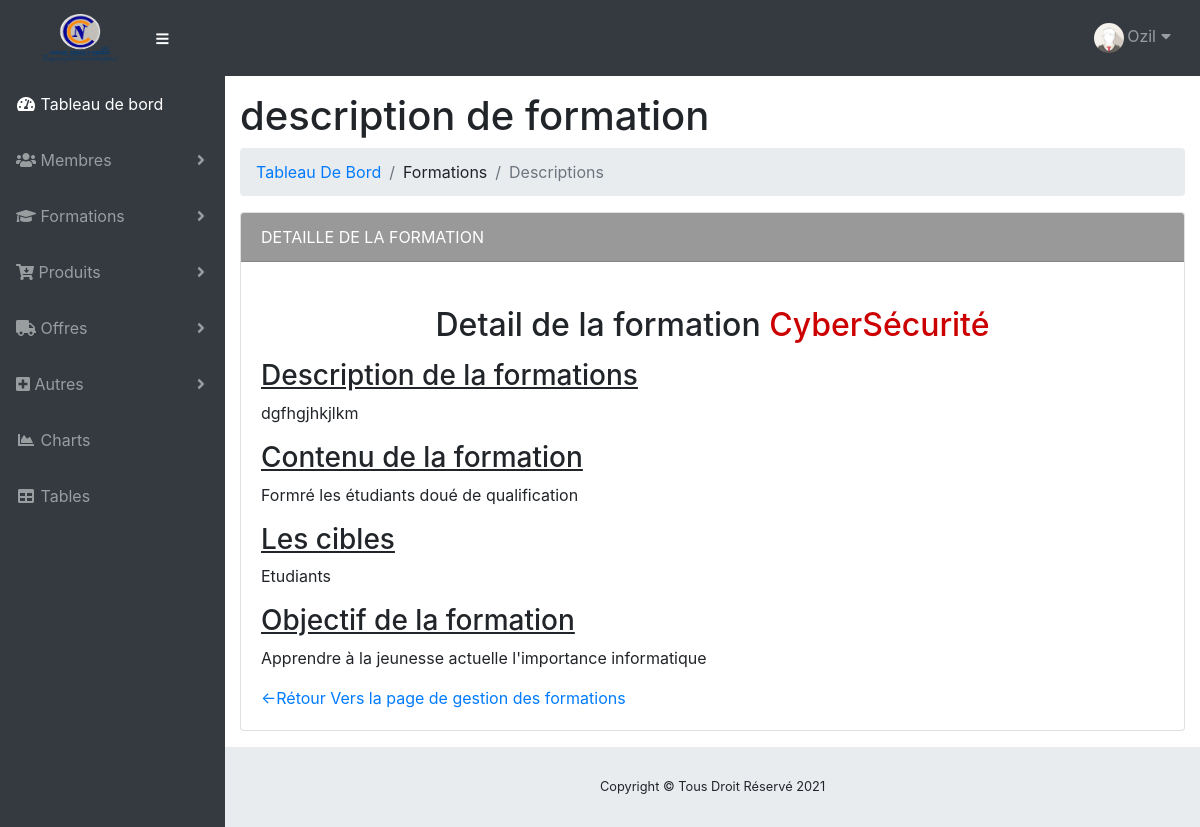
Page /ADMIN/espace_admin.php?identiUser=27&p=description-formation&formation=8 (signed in) on the committed database.
### tables this page shows
CREATE TABLE `membres` (
  `id_mem` int(11) NOT NULL,
  `nom` varchar(255) NOT NULL,
  `prenoms` varchar(255) NOT NULL,
  `pseudo` varchar(255) NOT NULL,
  `mdp` longtext NOT NULL,
  `email` varchar(255) NOT NULL,
  `date_ins` datetime NOT NULL,
  `statut` varchar(255) NOT NULL,
  `apparence` varchar(255) NOT NULL DEFAULT 'dark'
);

CREATE TABLE `formations` (
  `id_formation` int(11) NOT NULL,
  `titre` longtext NOT NULL,
  `contenu` longtext NOT NULL,
  `cible` longtext NOT NULL,
  `duree` varchar(255) NOT NULL,
  `objectif` longtext NOT NULL,
  `debut` varchar(255) NOT NULL,
  `lieu` longtext NOT NULL,
  `tarif` longtext NOT NULL,
  `date_pub` date NOT NULL,
  `date_exp` date NOT NULL,
  `description` longtext NOT NULL,
  `image` longtext NOT NULL,
  `etat` int(250) NOT NULL
);

### ADMIN/pages/formation/description_formation.php (the view)
<h1>description de formation</h1>
<?php
	$db= new PDO('mysql:host=localhost;dbname=db_cephas','root','',array(PDO::ATTR_ERRMODE=>PDO::ERRMODE_EXCEPTION));
	if (isset($_GET['formation']) && !empty($_GET['formation'])) {
		$reqoffre=$db->prepare("SELECT * FROM formations WHERE id_formation=?");
		$reqoffre->execute(array($_GET['formation']));
		$affichage=$reqoffre->fetch();
	}
 ?>
    <ol class="breadcrumb">
        <li class="breadcrumb-item">
           <a href="#">Tableau De Bord</a>
        </li>
        <li class="breadcrumb-item">Formations</li>
           <li class="breadcrumb-item active">Descriptions</li>
    </ol>
    <div class="card mb-3">
        <div class="card-header text-white" style="background: #999;">
              DETAILLE DE LA FORMATION</div><br>
           <div class="card-body">
              <h2 class="text-center" style="margin-bottom: 15px">Detail de la formation <font color="#CC0000"><?= $affichage['titre']; ?></font></h2>
              <h3><u>Description de la formations</u></h3>
              <p><?= $affichage['description']; ?></p>
              <h3><u>Contenu de la formation</u></h3>
              <p><?= $affichage['contenu']; ?></p>
              <h3><u>Les cibles</u></h3>
              <p><?= $affichage['cible']; ?></p>
              <h3><u>Objectif de la formation</u></h3>
              <p><?= $affichage['objectif']; ?></p>
              <a href="<?= $_SERVER['HTTP_REFERER']; ?>"><-Rétour Vers la page de gestion des formations</a>
 			</div>

### ADMIN/template/default.php (shortened to what this page needs)
<?php
    $bd = new PDO('mysql:host=localhost;dbname=db_cephas','root','',array(PDO::ATTR_ERRMODE=>PDO::ERRMODE_EXCEPTION));
    if (isset($_GET['identiUser']) AND $_GET['identiUser']>0){
        $getIdMem=intval($_GET['identiUser']);
         $requser=$bd->prepare("SELECT * FROM membres WHERE id_mem=?");
        $requser->execute(array($getIdMem));
          $userinfo=$requser->fetch();
          if (isset($_SESSION['idUser']) AND  $userinfo['id_mem']==$_SESSION['idUser']) {
  $reqCouleur=$bd->prepare("SELECT * FROM membres WHERE id_mem=?");
  $reqCouleur->execute(array($getIdMem));
  $afficheCouleur=$reqCouleur->fetch();
?>
<!DOCTYPE html>
  <html lang="en">
       <head>
    <link href="public/vendor/bootstrap/css/bootstrap.min.css" rel="stylesheet">
    <link href="public/vendor/fontawesome-free/css/all.min.css" rel="stylesheet" type="text/css">
    <link href="public/vendor/datatables/dataTables.bootstrap4.css" rel="stylesheet">
    <link href="public/css/sb-admin.css" rel="stylesheet">
    <link rel="stylesheet" href="public/css/sb-admin.min.css">
    <link href="public/disk/slimselect.min.css" rel="stylesheet" />
    <link rel="stylesheet" type="text/css" href="../ADMIN/cssPers/stylepers.css">
  </head>
  <body id="page-top">
    <nav class="navbar navbar-expand navbar-dark bg-<?= $afficheCouleur['apparence'];?> static-top">
      <a class="navbar-brand mr-1" href="index.html"><img src="image2.png" alt="" class="logo"></a>
      <button class="btn btn-link btn-sm text-white order-1 order-sm-0" id="sidebarToggle" href="#">
        <i class="fas fa-bars"></i>
      </button>
      <ul class="navbar-nav ml-auto ml-md-0">
        <li class="nav-item dropdown no-arrow">
          <a class="nav-link dropdown-toggle" href="#" id="userDropdown" role="button" data-toggle="dropdown" aria-haspopup="true" aria-expanded="false">
            <img src="../ADMIN/pages/lesMembres/imgMembre/avatar1.png" class="rounded-circle img-responsive" width=30 height=30 style="margin-right: 3px;"><?= $userinfo['pseudo']; ?><i class="fas fa-caret-down fa-fw"></i>
          </a>
        </li>
      </ul>
    </nav>
    <div id="wrapper">
      <ul class="sidebar navbar-nav bg-<?= $afficheCouleur['apparence'];?>">
        <li class="nav-item active">
          <a class="nav-link" href="?identiUser=<?=$_SESSION['idUser'];?>">
            <i class="fas fa-fw fa-tachometer-alt"></i>
            <span>Tableau de bord</span>
          </a>
        </li>
          <?php
            if ($userinfo['statut']=='Admin-Principal') {
              ?>
              <li class="nav-item dropdown">
                <a class="nav-link dropdown-toggle" href="#" id="pagesDropdown" role="button" data-toggle="dropdown" aria-haspopup="true" aria-expanded="false">
                  <i class="fas fa-fw fa-users"></i>
                  <span>Membres</span>
                </a>
            </li>
              <?php
               }
              ?>
        <li class="nav-item dropdown">
          <a class="nav-link dropdown-toggle" href="#" id="pagesDropdown" role="button" data-toggle="dropdown" aria-haspopup="true" aria-expanded="false">
            <i class="fa fa-graduation-cap"></i>
            <span>Formations</span>
          </a>
        </li>
        <li class="nav-item dropdown">
          <a class="nav-link dropdown-toggle" href="#" id="pagesDropdown" role="button" data-toggle="dropdown" aria-haspopup="true" aria-expanded="false">
            <i class="fa fa-cart-arrow-down"></i>
            <span>Produits</span>
          </a>
        </li>
        <li class="nav-item dropdown">
          <a class="nav-link dropdown-toggle" href="#" id="pagesDropdown" role="button" data-toggle="dropdown" aria-haspopup="true" aria-expanded="false">
            <i class="fa fa-truck"></i>
            <span>Offres</span>
          </a>
        </li>
        <li class="nav-item dropdown">
          <a class="nav-link dropdown-toggle" href="#" id="pagesDropdown" role="button" data-toggle="dropdown" aria-haspopup="true" aria-expanded="false">
            <i class="fa fa-plus-square"></i>
            <span>Autres</span>
          </a>
        </li>
        <li class="nav-item">
          <a class="nav-link" href="charts.html">
            <i class="fas fa-fw fa-chart-area"></i>
            <span>Charts</span></a>
        </li>
        <li class="nav-item">
          <a class="nav-link" href="tables.html">
            <i class="fas fa-fw fa-table"></i>
            <span>Tables</span></a>
        </li>
      </ul>
      <div id="content-wrapper">
        <div class="container-fluid">
            <?= $contenu; ?>
        </div>
        <footer class="sticky-footer">
          <div class="container my-auto">
            <div class="copyright text-center my-auto">
              <span>Copyright © Tous Droit Réservé 2021</span>
            </div>
          </div>
        </footer>
      </div>
    </div>
  </body>
</html>
  <?php
     }else{
           header("location: template/no-access.php");
     }
  }else{
      header("location: template/erreur-404.php");
  }
 ?>

### ADMIN/public/css/sb-admin.css (style rules this page uses)
html { position: relative; min-height: 100%; }
body { height: 100%; }
#wrapper { display: -webkit-box; display: -ms-flexbox; display: flex; }
#wrapper #content-wrapper { overflow-x: hidden; width: 100%; padding-top: 1rem; padding-bottom: 80px; }
.navbar-nav .nav-item.active .nav-link { color: #fff; }
.navbar-nav .nav-item.dropdown .dropdown-toggle::after { width: 1rem; text-align: center; float: right; vertical-align: 0; border: 0; font-weight: 900; content: '\f105'; font-family: 'Font Awesome 5 Free'; }
.navbar-nav .nav-item.dropdown.no-arrow .dropdown-toggle::after { display: none; }
.sidebar { width: 90px !important; background-color: #212529; min-height: calc(100vh - 56px); }
.sidebar .nav-item:last-child { margin-bottom: 1rem; }
.sidebar .nav-item .nav-link { text-align: center; padding: 0.75rem 1rem; width: 90px; }
.sidebar .nav-item .nav-link span { font-size: 0.65rem; display: block; }
.sidebar .nav-item.dropdown .dropdown-toggle::after { display: none; }
.sidebar .nav-item .nav-link { color: rgba(255, 255, 255, 0.5); }
@media (min-width: 768px) { .sidebar { width: 225px !important; } }
@media (min-width: 768px) { .sidebar .nav-item .nav-link { display: block; width: 100%; text-align: left; padding: 1rem; width: 225px; } }
@media (min-width: 768px) { .sidebar .nav-item .nav-link span { font-size: 1rem; display: inline; } }
@media (min-width: 768px) { .sidebar .nav-item.dropdown .dropdown-toggle::after { display: block; } }
:root { --input-padding-x: 0.75rem; --input-padding-y: 0.75rem; }
footer.sticky-footer { display: -webkit-box; display: -ms-flexbox; display: flex; position: absolute; right: 0; bottom: 0; width: calc(100% - 90px); height: 80px; background-color: #e9ecef; }
footer.sticky-footer .copyright { line-height: 1; font-size: 0.8rem; }
@media (min-width: 768px) { footer.sticky-footer { width: calc(100% - 225px); } }

### ADMIN/template/default.php (style rules this page uses)
.logo { padding-top: 1px; height: 50px; }

### rows in the picture
membres: pseudo "Ozil"
formations: titre "CyberSécurité", description "dgfhgjhkjlkm", contenu "Formré les étudiants doué de qualification", cible "Etudiants", objectif "Apprendre à la jeunesse actuelle l'importance informatique"
